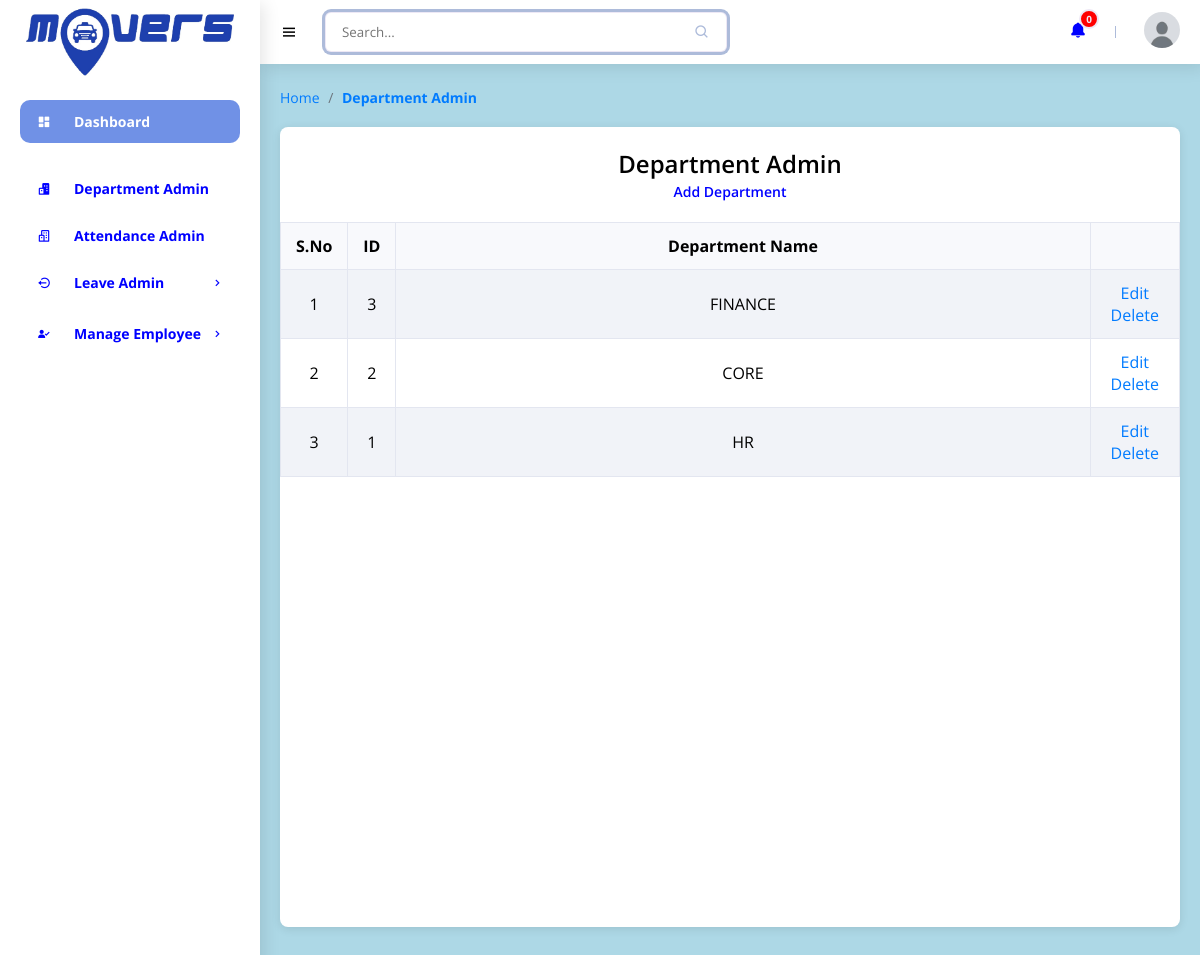
The app's page /h3department.php (signed in) with its own data.
### tables this page shows
CREATE TABLE `department` (
  `id` int(11) NOT NULL,
  `department` varchar(255) NOT NULL
);

### h3department.php (the view, shortened to what this page needs)
<?php
require('sidebar_navbar_footer/h3sidebar_nav.php');
$res=mysqli_query($con,"select * from department order by id desc");
?>
<main>
        <ul class="h3breadcrumbs">
            <li><a href="h3dashboard.php">Home</a></li>
            <li class="h3divider">/</a></li>
            <li><a href="h3department.php" class="h3active">Department Admin</a></li>
        </ul>
                     <div class="card">
                        <div class="card-body">
                           <h4 class="box-title">Department Admin </h4>
						         <h4 class="box_title_link"><a href="h3add_department.php">Add Department</a> </h4>
                        </div>
                        <div class="card-body--">
                           <div class="table-stats order-table ov-h">
                              <table class="table ">
                                 <thead>
                                    <tr>
                                       <th width="5%">S.No</th>
                                       <th width="5%">ID</th>
                                       <th width="80%">Department Name</th>
                                       <th width="10%"></th>
                                    </tr>
                                 </thead>
                                 <tbody>
                                    <?php
									$i=1;
									while($row=mysqli_fetch_assoc($res)){?>
									<tr>
                                       <td><?php echo $i?></td>
									   <td><?php echo $row['id']?></td>
                                       <td><?php echo $row['department']?></td>
									   <td><a href="h3add_department.php?id=<?php echo $row['id']?>">Edit</a> <a href="h3department.php?id=<?php echo $row['id']?>&type=delete">Delete</a></td>
                                    </tr>
									<?php
									$i++;
									} ?>
                                 </tbody>
                              </table>
                           </div>
                        </div>
                     </div>
    </main>
<?php
require('sidebar_navbar_footer/h3continuation.php');
?>

### css/h3style.css (style rules this page uses)
* { font-family: 'Open Sans', sans-serif; margin: 0; padding: 0; box-sizing: border-box; }
:root { --dark-blue: #3D52A0; --light-blue: #7091e6; --dark-grey: #8697c4; --grey: #adbbda; --light-grey: #ede8f5; --blue: #0000FF; --white: #fff; --red: #ff0000; --green: #81d438; --black: #0b0c10; --light-black: #1f2833; --grey2: #c5c6c7; --light-sky: #66fcf1; --dark-sky: #45a29e; }
html { overflow-x: hidden; }
body { background: lightblue; margin: 0; padding: 0; }
a { text-decoration: none; }
li { list-style: none; }
main { width: 100%; padding: 24px 20px 20px 20px; margin: 0 auto; }
.h3breadcrumbs { list-style: none; padding: 0; margin: 0 0 20px; font-size: 14px; }
.h3breadcrumbs li { display: inline; }
.h3breadcrumbs a { color: #007bff; text-decoration: none; }
.h3breadcrumbs .h3divider { margin: 0 5px; color: #6c757d; }
.h3breadcrumbs .h3active { font-weight: bold; }

### css/h3tablesformsdesign.css (style rules this page uses)
h4 { font-weight: 600; margin: 0; }
.card { background-color: #fff; border-radius: 8px; box-shadow: 0 2px 10px rgba(0, 0, 0, 0.1); margin-bottom: 20px; overflow-x: auto; width: 100%; height: 100vh; }
.card-body { padding: 20px; }
.box-title { font-size: 24px; font-weight: 600; color: black; text-align: center; overflow: auto; }
.box_title_link { text-align: center; overflow: auto; }
.box_title_link a { font-size: 14px; color: #0000FF; text-decoration: none; }
.table { border-collapse: collapse; margin-bottom: 20px; width: 100%; }
.table th, .table td { padding: 12px 15px; border: 1px solid #e3e6f0; max-width: auto; }
.table th { background-color: #f8f9fc; font-weight: bold; text-align: center; }
.table td { text-align: center; }
.table tbody tr:nth-child(odd) { background-color: #f1f3f8; }
.table a { color: #007bff; text-decoration: none; }

### records on screen
department: id "3", department "FINANCE"
department: id "2", department "CORE"
department: id "1", department "HR"
